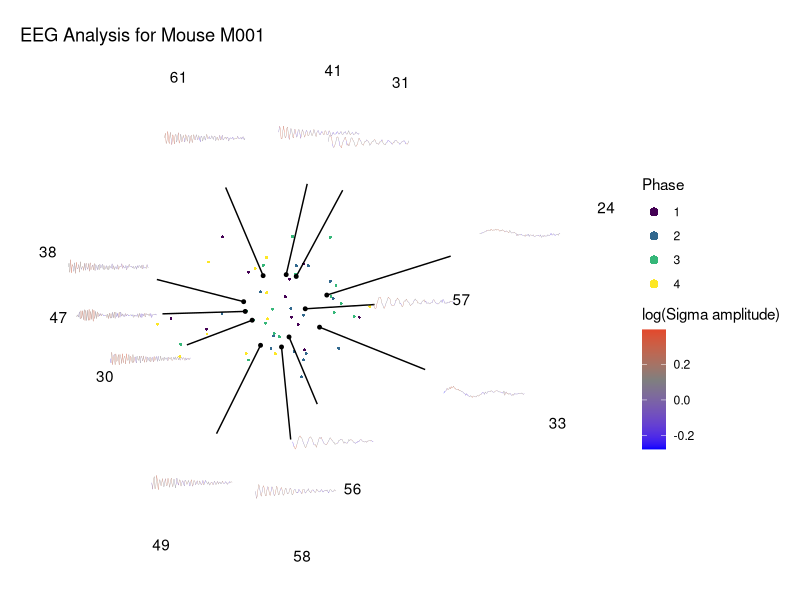
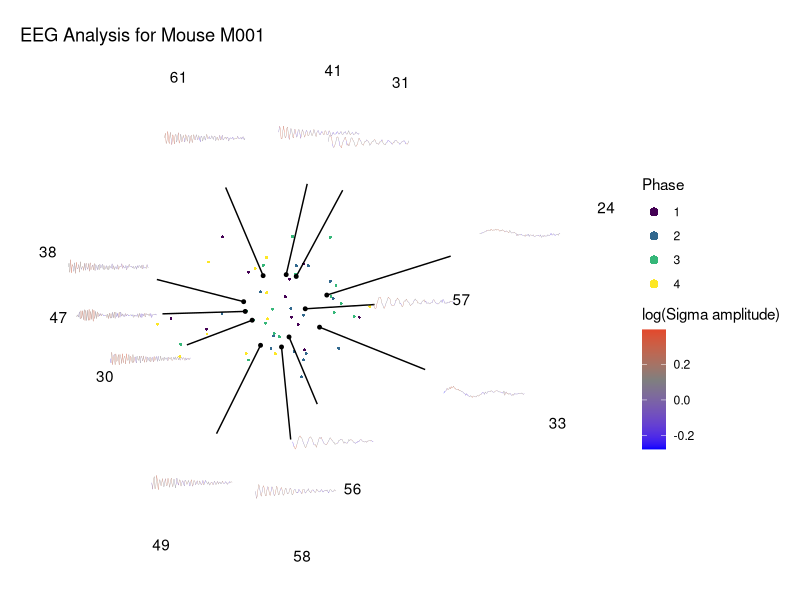

Recreate these plots in R, in order.
# plot_PCA_raw_EEG_mouse - Advanced EEG Visualization
# Recreated from figure_function_EEG_analysis.R with mock data

library(ggplot2)
library(dplyr)

# Simplified version without wavelet transformation dependency
plot_PCA_raw_EEG_mouse_simple <- function(d, mouse_id = "M001", distance = 1) {
  # Filter data for specific mouse
  d_mouse <- subset(d, data.ID == mouse_id)
  distance <- sqrt(distance)
  
  # Create circular sampling points
  angles <- seq(0, 2*pi, length.out = 13)[-13]  # 12 points
  points_on_circle <- data.frame(
    x = cos(angles) * distance,
    y = sin(angles) * distance
  )
  
  # Find nearest points in latent space
  find_nearest <- function(point, df) {
    distances <- sqrt((df$latent1 - point$x)^2 + (df$latent2 - point$y)^2)
    df[which.min(distances), ]
  }
  
  # Get representative epochs
  nearest_points <- lapply(1:nrow(points_on_circle), function(i) {
    find_nearest(points_on_circle[i, ], d_mouse[, c("latent1", "latent2")])
  })
  nearest_indices <- sapply(nearest_points, function(x) which(d_mouse$latent1 == x$latent1 & d_mouse$latent2 == x$latent2)[1])
  target_df <- d_mouse[nearest_indices, ]
  
  # Create mock EEG traces for visualization
  n_timepoints <- 100
  eeg_traces <- do.call(rbind, lapply(1:nrow(target_df), function(i) {
    # Simulate EEG trace with some frequency content
    time_vec <- seq(0, 10, length.out = n_timepoints)
    voltage <- sin(2 * pi * (8 + i) * time_vec) * exp(-time_vec/5) + 
               rnorm(n_timepoints, 0, 0.1)
    sigma_amp <- abs(voltage) + runif(n_timepoints, 0.5, 1.5)
    
    data.frame(
      Voltage = voltage,
      Sigma = sigma_amp,
      Time = time_vec,
      Epochs = target_df$epoch[i],
      Phase = target_df$cluster.4[i],
      latent1_orig = target_df$latent1[i],
      latent2_orig = target_df$latent2[i]
    )
  }))
  
  # Transform coordinates for visualization
  eeg_traces$x <- eeg_traces$latent1_orig * 3.5 * sqrt(2) / distance + eeg_traces$Time * 0.2 - 1
  eeg_traces$y <- eeg_traces$latent2_orig * 3.5 * sqrt(2) / distance + eeg_traces$Voltage * 0.2
  
  # Apply log transformation to sigma
  eeg_traces$log_Sigma <- log10(eeg_traces$Sigma)
  mid <- median(eeg_traces$log_Sigma)
  color_range <- range(eeg_traces$log_Sigma)
  
  # Create the plot
  ggplot(mapping = aes(latent1, latent2)) +
    geom_point(aes(fill = cluster.4), d_mouse, shape = 21, size = 1, stroke = NA) +
    geom_segment(aes(xend = 2.5 * sqrt(2) / distance * latent1, 
                     yend = 2.5 * sqrt(2) / distance * latent2), target_df) +
    geom_point(data = target_df, color = "black", size = 1) +
    geom_text(aes(4.75 * sqrt(2) / distance * latent1,
                  4.75 * sqrt(2) / distance * latent2, label = epoch), target_df) +
    geom_path(aes(x, y, group = Epochs, color = log_Sigma), eeg_traces, linewidth = 0.1) +
    scale_color_gradient2(high = "red", low = "blue", mid = "gray50", 
                          name = "log(Sigma amplitude)",
                          midpoint = mid, limits = color_range, na.value = "gray50") +
    scale_fill_viridis_d(name = "Phase") +
    theme_void() + 
    theme(plot.margin = unit(c(1, 1, 1, 1), "lines")) +
    guides(fill = guide_legend(override.aes = list(size = 3))) +
    labs(title = paste("EEG Analysis for Mouse", mouse_id))
}

# Generate mock data
set.seed(42)
n_epochs <- 201  # Make it divisible by 3

mock_data <- data.frame(
  data.ID = rep(c("M001", "M002", "M003"), each = n_epochs/3),
  latent1 = rnorm(n_epochs, 0, 1),
  latent2 = rnorm(n_epochs, 0, 1),
  epoch = rep(1:(n_epochs/3), 3),
  cluster.4 = factor(sample(1:4, n_epochs, replace = TRUE))
)

# Generate the plot
p <- plot_PCA_raw_EEG_mouse_simple(mock_data, mouse_id = "M001")

# Save the plot
ggsave("figure/advanced_2.png", 
       plot = p, width = 10, height = 8, dpi = 300)

print("Advanced_2: EEG PCA plot created successfully!")
print(p)